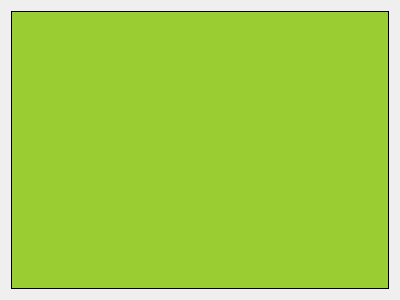
<?xml version="1.0" encoding="UTF-8"?>
<ui version="4.0">
 <class>WidgetBorderWithGroupBox</class>
 <widget class="QWidget" name="WidgetBorderWithGroupBox">
  <property name="geometry">
   <rect>
    <x>0</x>
    <y>0</y>
    <width>400</width>
    <height>300</height>
   </rect>
  </property>
  <property name="windowTitle">
   <string>Form</string>
  </property>
  <layout class="QHBoxLayout" name="horizontalLayout">
   <item>
    <widget class="QGroupBox" name="groupBox">
     <property name="minimumSize">
      <size>
       <width>0</width>
       <height>100</height>
      </size>
     </property>
     <property name="styleSheet">
      <string notr="true">#groupBox { border: 1px solid black; background-color: yellowgreen; }</string>
     </property>
     <property name="title">
      <string/>
     </property>
    </widget>
   </item>
  </layout>
 </widget>
 <resources/>
 <connections/>
</ui>
